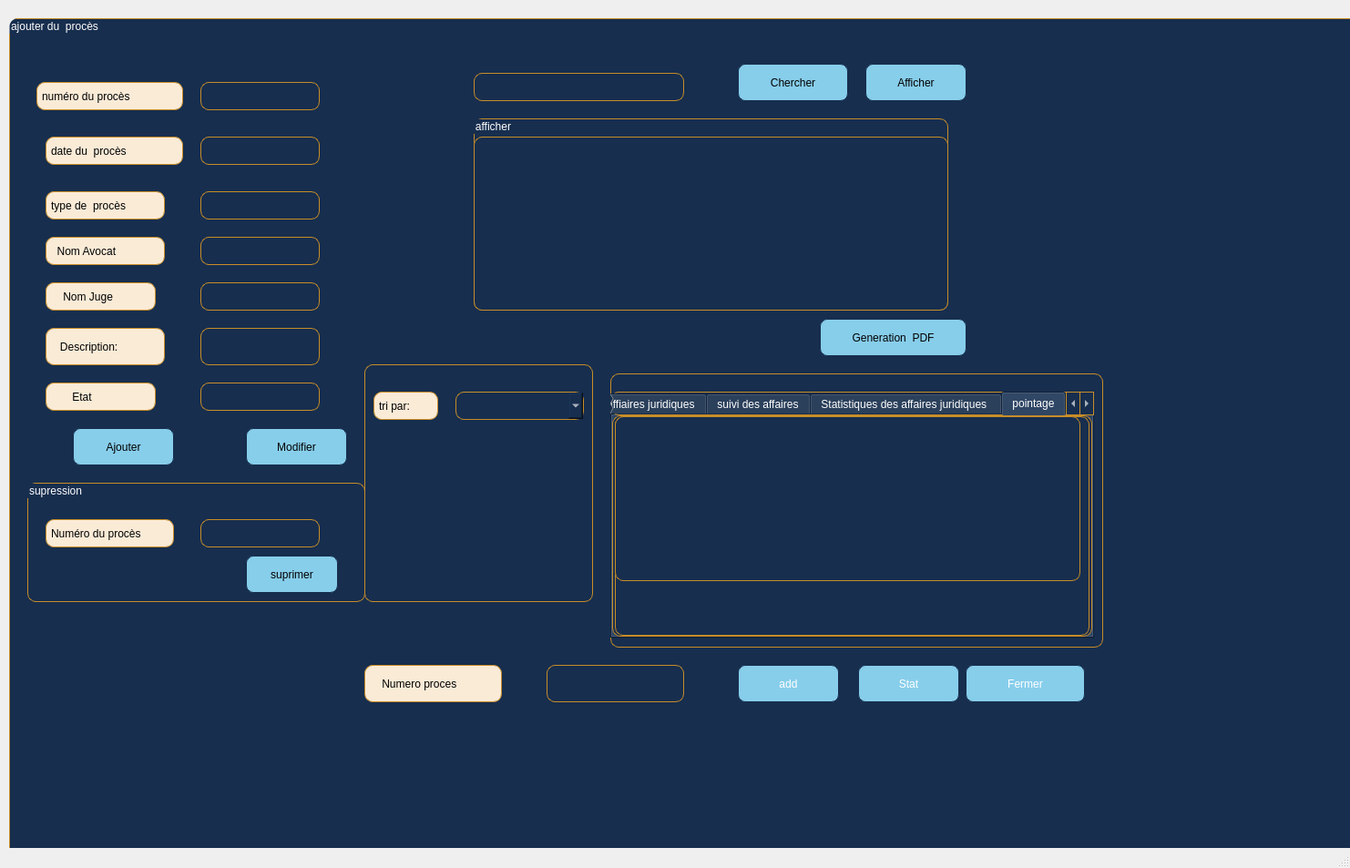
<?xml version="1.0" encoding="UTF-8"?>
<ui version="4.0">
 <class>aff</class>
 <widget class="QMainWindow" name="aff">
  <property name="geometry">
   <rect>
    <x>0</x>
    <y>0</y>
    <width>1482</width>
    <height>953</height>
   </rect>
  </property>
  <property name="windowTitle">
   <string>MainWindow</string>
  </property>
  <widget class="QWidget" name="centralwidget">
   <widget class="QGroupBox" name="groupBox">
    <property name="geometry">
     <rect>
      <x>10</x>
      <y>20</y>
      <width>1481</width>
      <height>961</height>
     </rect>
    </property>
    <property name="styleSheet">
     <string notr="true">border: 1.3px solid rgb(200, 141, 40);
border-radius: 40px;
background-color: rgb(23, 46, 78);
border-radius: 9px;
padding: 0 2px;
color: rgb(255, 255, 255);
font: 75 10pt &quot;MS Shell Dlg 2&quot;;</string>
    </property>
    <property name="title">
     <string>ajouter du  procès</string>
    </property>
    <widget class="QLabel" name="label_2">
     <property name="geometry">
      <rect>
       <x>30</x>
       <y>70</y>
       <width>161</width>
       <height>31</height>
      </rect>
     </property>
     <property name="styleSheet">
      <string notr="true">background: rgb(250, 235, 215);
color: rgb(0, 0, 0);</string>
     </property>
     <property name="text">
      <string>numéro du procès</string>
     </property>
    </widget>
    <widget class="QLineEdit" name="le_num_proces_2">
     <property name="geometry">
      <rect>
       <x>210</x>
       <y>70</y>
       <width>131</width>
       <height>31</height>
      </rect>
     </property>
    </widget>
    <widget class="QLabel" name="label_3">
     <property name="geometry">
      <rect>
       <x>40</x>
       <y>130</y>
       <width>151</width>
       <height>31</height>
      </rect>
     </property>
     <property name="styleSheet">
      <string notr="true">background: rgb(250, 235, 215);
color: rgb(0, 0, 0);
</string>
     </property>
     <property name="text">
      <string>date du  procès</string>
     </property>
    </widget>
    <widget class="QLineEdit" name="la_date_proces_2">
     <property name="geometry">
      <rect>
       <x>210</x>
       <y>130</y>
       <width>131</width>
       <height>31</height>
      </rect>
     </property>
    </widget>
    <widget class="QLabel" name="label_4">
     <property name="geometry">
      <rect>
       <x>40</x>
       <y>190</y>
       <width>131</width>
       <height>31</height>
      </rect>
     </property>
     <property name="styleSheet">
      <string notr="true">background: rgb(250, 235, 215);
color: rgb(0, 0, 0);</string>
     </property>
     <property name="text">
      <string>type de  procès</string>
     </property>
    </widget>
    <widget class="QPushButton" name="ajouter_pushButton">
     <property name="geometry">
      <rect>
       <x>70</x>
       <y>450</y>
       <width>111</width>
       <height>41</height>
      </rect>
     </property>
     <property name="styleSheet">
      <string notr="true">QPushButton {

color: #000000;
background: #87CEEB;
border: none;
border: 1px solid  #172e4e;
border-radius: 8px;

}
QPushButton:hover {
color:#ffffff;

background:#778899;
border: none;
}</string>
     </property>
     <property name="text">
      <string>Ajouter</string>
     </property>
    </widget>
    <widget class="QGroupBox" name="groupBox_2">
     <property name="geometry">
      <rect>
       <x>20</x>
       <y>510</y>
       <width>371</width>
       <height>131</height>
      </rect>
     </property>
     <property name="title">
      <string>supression</string>
     </property>
     <widget class="QLabel" name="label_5">
      <property name="geometry">
       <rect>
        <x>20</x>
        <y>40</y>
        <width>141</width>
        <height>31</height>
       </rect>
      </property>
      <property name="styleSheet">
       <string notr="true">background: rgb(250, 235, 215);
color: rgb(0, 0, 0);</string>
      </property>
      <property name="text">
       <string>Numéro du procès</string>
      </property>
     </widget>
     <widget class="QLineEdit" name="num_proces_supp">
      <property name="geometry">
       <rect>
        <x>190</x>
        <y>40</y>
        <width>131</width>
        <height>31</height>
       </rect>
      </property>
     </widget>
     <widget class="QPushButton" name="suprimer_pushButton">
      <property name="geometry">
       <rect>
        <x>240</x>
        <y>80</y>
        <width>101</width>
        <height>41</height>
       </rect>
      </property>
      <property name="styleSheet">
       <string notr="true">QPushButton {

color: #000000;
background: #87CEEB;
border: none;
border: 1px solid  #172e4e;
border-radius: 8px;

}
QPushButton:hover {
color:#ffffff;

background:#778899;
border: none;
}</string>
      </property>
      <property name="text">
       <string>suprimer</string>
      </property>
     </widget>
    </widget>
    <widget class="QGroupBox" name="groupBox_3">
     <property name="geometry">
      <rect>
       <x>510</x>
       <y>110</y>
       <width>521</width>
       <height>211</height>
      </rect>
     </property>
     <property name="styleSheet">
      <string notr="true">color: rgb(255, 255, 255);
font: 75 10pt &quot;MS Shell Dlg 2&quot;;</string>
     </property>
     <property name="title">
      <string>afficher</string>
     </property>
     <widget class="QTableView" name="tableView">
      <property name="geometry">
       <rect>
        <x>0</x>
        <y>20</y>
        <width>521</width>
        <height>191</height>
       </rect>
      </property>
     </widget>
    </widget>
    <widget class="QPushButton" name="pdf_pushButton">
     <property name="geometry">
      <rect>
       <x>890</x>
       <y>330</y>
       <width>161</width>
       <height>41</height>
      </rect>
     </property>
     <property name="styleSheet">
      <string notr="true">QPushButton {

color: #000000;
background: #87CEEB;
border: none;
border: 1px solid  #172e4e;
border-radius: 8px;

}
QPushButton:hover {
color:#ffffff;

background:#778899;
border: none;
}</string>
     </property>
     <property name="text">
      <string>Generation  PDF</string>
     </property>
    </widget>
    <widget class="QLabel" name="label_18">
     <property name="geometry">
      <rect>
       <x>40</x>
       <y>240</y>
       <width>131</width>
       <height>31</height>
      </rect>
     </property>
     <property name="styleSheet">
      <string notr="true">background: rgb(250, 235, 215);
color: rgb(0, 0, 0);</string>
     </property>
     <property name="text">
      <string>  Nom Avocat </string>
     </property>
    </widget>
    <widget class="QLineEdit" name="le_nom_avocat_2">
     <property name="geometry">
      <rect>
       <x>210</x>
       <y>240</y>
       <width>131</width>
       <height>31</height>
      </rect>
     </property>
    </widget>
    <widget class="QLabel" name="label_19">
     <property name="geometry">
      <rect>
       <x>40</x>
       <y>290</y>
       <width>121</width>
       <height>31</height>
      </rect>
     </property>
     <property name="styleSheet">
      <string notr="true">background: rgb(250, 235, 215);
color: rgb(0, 0, 0);</string>
     </property>
     <property name="text">
      <string>    Nom Juge </string>
     </property>
    </widget>
    <widget class="QLineEdit" name="le_nom_juge_2">
     <property name="geometry">
      <rect>
       <x>210</x>
       <y>290</y>
       <width>131</width>
       <height>31</height>
      </rect>
     </property>
    </widget>
    <widget class="QPushButton" name="modiffier_pushButton">
     <property name="geometry">
      <rect>
       <x>260</x>
       <y>450</y>
       <width>111</width>
       <height>41</height>
      </rect>
     </property>
     <property name="styleSheet">
      <string notr="true">QPushButton {

color: #000000;
background: #87CEEB;
border: none;
border: 1px solid  #172e4e;
border-radius: 8px;

}
QPushButton:hover {
color:#ffffff;

background:#778899;
border: none;
}</string>
     </property>
     <property name="text">
      <string>Modifier</string>
     </property>
    </widget>
    <widget class="QLineEdit" name="lineEdit_chercher">
     <property name="geometry">
      <rect>
       <x>510</x>
       <y>60</y>
       <width>231</width>
       <height>31</height>
      </rect>
     </property>
    </widget>
    <widget class="QPushButton" name="chercher_pushButton">
     <property name="geometry">
      <rect>
       <x>800</x>
       <y>50</y>
       <width>121</width>
       <height>41</height>
      </rect>
     </property>
     <property name="styleSheet">
      <string notr="true">QPushButton {

color: #000000;
background: #87CEEB;
border: none;
border: 1px solid  #172e4e;
border-radius: 8px;

}
QPushButton:hover {
color:#ffffff;

background:#778899;
border: none;
}</string>
     </property>
     <property name="text">
      <string>Chercher</string>
     </property>
    </widget>
    <widget class="QPushButton" name="afficher_pushButton">
     <property name="geometry">
      <rect>
       <x>940</x>
       <y>50</y>
       <width>111</width>
       <height>41</height>
      </rect>
     </property>
     <property name="styleSheet">
      <string notr="true">QPushButton {

color: #000000;
background: #87CEEB;
border: none;
border: 1px solid  #172e4e;
border-radius: 8px;

}
QPushButton:hover {
color:#ffffff;

background:#778899;
border: none;
}</string>
     </property>
     <property name="text">
      <string>Afficher</string>
     </property>
    </widget>
    <widget class="QGroupBox" name="groupBox_4">
     <property name="geometry">
      <rect>
       <x>390</x>
       <y>380</y>
       <width>251</width>
       <height>261</height>
      </rect>
     </property>
     <property name="title">
      <string/>
     </property>
     <widget class="QLabel" name="label_20">
      <property name="geometry">
       <rect>
        <x>10</x>
        <y>30</y>
        <width>71</width>
        <height>31</height>
       </rect>
      </property>
      <property name="styleSheet">
       <string notr="true">background: rgb(250, 235, 215);
color: rgb(0, 0, 0);</string>
      </property>
      <property name="text">
       <string>tri par:</string>
      </property>
     </widget>
     <widget class="QComboBox" name="tri_par_2">
      <property name="geometry">
       <rect>
        <x>100</x>
        <y>30</y>
        <width>141</width>
        <height>31</height>
       </rect>
      </property>
     </widget>
    </widget>
    <widget class="QGroupBox" name="groupBox_5">
     <property name="geometry">
      <rect>
       <x>660</x>
       <y>390</y>
       <width>541</width>
       <height>301</height>
      </rect>
     </property>
     <property name="title">
      <string/>
     </property>
     <widget class="QTabWidget" name="tabWidget">
      <property name="geometry">
       <rect>
        <x>0</x>
        <y>20</y>
        <width>531</width>
        <height>271</height>
       </rect>
      </property>
      <property name="currentIndex">
       <number>3</number>
      </property>
      <widget class="QWidget" name="tab_3">
       <attribute name="title">
        <string>planing des affiaires juridiques</string>
       </attribute>
       <widget class="QCalendarWidget" name="calendarWidget">
        <property name="geometry">
         <rect>
          <x>0</x>
          <y>0</y>
          <width>521</width>
          <height>241</height>
         </rect>
        </property>
       </widget>
      </widget>
      <widget class="QWidget" name="tab_4">
       <attribute name="title">
        <string>suivi des affaires</string>
       </attribute>
       <widget class="QTextBrowser" name="textHisto">
        <property name="geometry">
         <rect>
          <x>0</x>
          <y>0</y>
          <width>521</width>
          <height>251</height>
         </rect>
        </property>
       </widget>
      </widget>
      <widget class="QWidget" name="tab_5">
       <attribute name="title">
        <string>Statistiques des affaires juridiques </string>
       </attribute>
       <widget class="QFrame" name="frame">
        <property name="geometry">
         <rect>
          <x>0</x>
          <y>0</y>
          <width>521</width>
          <height>251</height>
         </rect>
        </property>
        <property name="frameShape">
         <enum>QFrame::StyledPanel</enum>
        </property>
        <property name="frameShadow">
         <enum>QFrame::Raised</enum>
        </property>
       </widget>
      </widget>
      <widget class="QWidget" name="tab">
       <attribute name="title">
        <string>pointage</string>
       </attribute>
       <widget class="QTableView" name="tab_pointage">
        <property name="geometry">
         <rect>
          <x>0</x>
          <y>0</y>
          <width>511</width>
          <height>181</height>
         </rect>
        </property>
       </widget>
      </widget>
     </widget>
    </widget>
    <widget class="QPushButton" name="pushButton_7">
     <property name="geometry">
      <rect>
       <x>1050</x>
       <y>710</y>
       <width>131</width>
       <height>41</height>
      </rect>
     </property>
     <property name="styleSheet">
      <string notr="true">QPushButton {
	font: 75 10pt &quot;MS Shell Dlg 2&quot;;

color: #778899c;
background: #87CEEB;
border: none;
border: 1px solid  #172e4e;
border-radius: 8px;

}
QPushButton:hover {
color:#ffffff;

background:#778899;
border: none;
}</string>
     </property>
     <property name="text">
      <string>Fermer</string>
     </property>
    </widget>
    <widget class="QLabel" name="label_21">
     <property name="geometry">
      <rect>
       <x>40</x>
       <y>340</y>
       <width>131</width>
       <height>41</height>
      </rect>
     </property>
     <property name="styleSheet">
      <string notr="true">background: rgb(250, 235, 215);
color: rgb(0, 0, 0);</string>
     </property>
     <property name="text">
      <string>   Description:</string>
     </property>
    </widget>
    <widget class="QLineEdit" name="la_description_2">
     <property name="geometry">
      <rect>
       <x>210</x>
       <y>340</y>
       <width>131</width>
       <height>41</height>
      </rect>
     </property>
    </widget>
    <widget class="QLineEdit" name="le_type_proces_2">
     <property name="geometry">
      <rect>
       <x>210</x>
       <y>190</y>
       <width>131</width>
       <height>31</height>
      </rect>
     </property>
    </widget>
    <widget class="QPushButton" name="pushButton_add_clicked">
     <property name="geometry">
      <rect>
       <x>800</x>
       <y>710</y>
       <width>111</width>
       <height>41</height>
      </rect>
     </property>
     <property name="styleSheet">
      <string notr="true">QPushButton {
	font: 75 10pt &quot;MS Shell Dlg 2&quot;;

color: #778899c;
background: #87CEEB;
border: none;
border: 1px solid  #172e4e;
border-radius: 8px;

}
QPushButton:hover {
color:#ffffff;

background:#778899;
border: none;
}</string>
     </property>
     <property name="text">
      <string>add</string>
     </property>
    </widget>
    <widget class="QLabel" name="label_7">
     <property name="geometry">
      <rect>
       <x>40</x>
       <y>400</y>
       <width>121</width>
       <height>31</height>
      </rect>
     </property>
     <property name="styleSheet">
      <string notr="true">background: rgb(250, 235, 215);
color: rgb(0, 0, 0);</string>
     </property>
     <property name="text">
      <string>       Etat</string>
     </property>
    </widget>
    <widget class="QLineEdit" name="le_etat_2">
     <property name="geometry">
      <rect>
       <x>210</x>
       <y>400</y>
       <width>131</width>
       <height>31</height>
      </rect>
     </property>
    </widget>
    <widget class="QLabel" name="label_8">
     <property name="geometry">
      <rect>
       <x>390</x>
       <y>710</y>
       <width>151</width>
       <height>41</height>
      </rect>
     </property>
     <property name="styleSheet">
      <string notr="true">background: rgb(250, 235, 215);
color: rgb(0, 0, 0);</string>
     </property>
     <property name="text">
      <string>    Numero proces</string>
     </property>
    </widget>
    <widget class="QLineEdit" name="lineEdit_num">
     <property name="geometry">
      <rect>
       <x>590</x>
       <y>710</y>
       <width>151</width>
       <height>41</height>
      </rect>
     </property>
    </widget>
    <widget class="QPushButton" name="stat_pushButton">
     <property name="geometry">
      <rect>
       <x>932</x>
       <y>710</y>
       <width>111</width>
       <height>41</height>
      </rect>
     </property>
     <property name="styleSheet">
      <string notr="true">QPushButton {
	font: 75 10pt &quot;MS Shell Dlg 2&quot;;

color: #778899c;
background: #87CEEB;
border: none;
border: 1px solid  #172e4e;
border-radius: 8px;

}
QPushButton:hover {
color:#ffffff;

background:#778899;
border: none;
}</string>
     </property>
     <property name="text">
      <string>Stat</string>
     </property>
    </widget>
   </widget>
  </widget>
  <widget class="QMenuBar" name="menubar">
   <property name="geometry">
    <rect>
     <x>0</x>
     <y>0</y>
     <width>1482</width>
     <height>26</height>
    </rect>
   </property>
  </widget>
  <widget class="QStatusBar" name="statusbar"/>
 </widget>
 <resources/>
 <connections/>
</ui>
